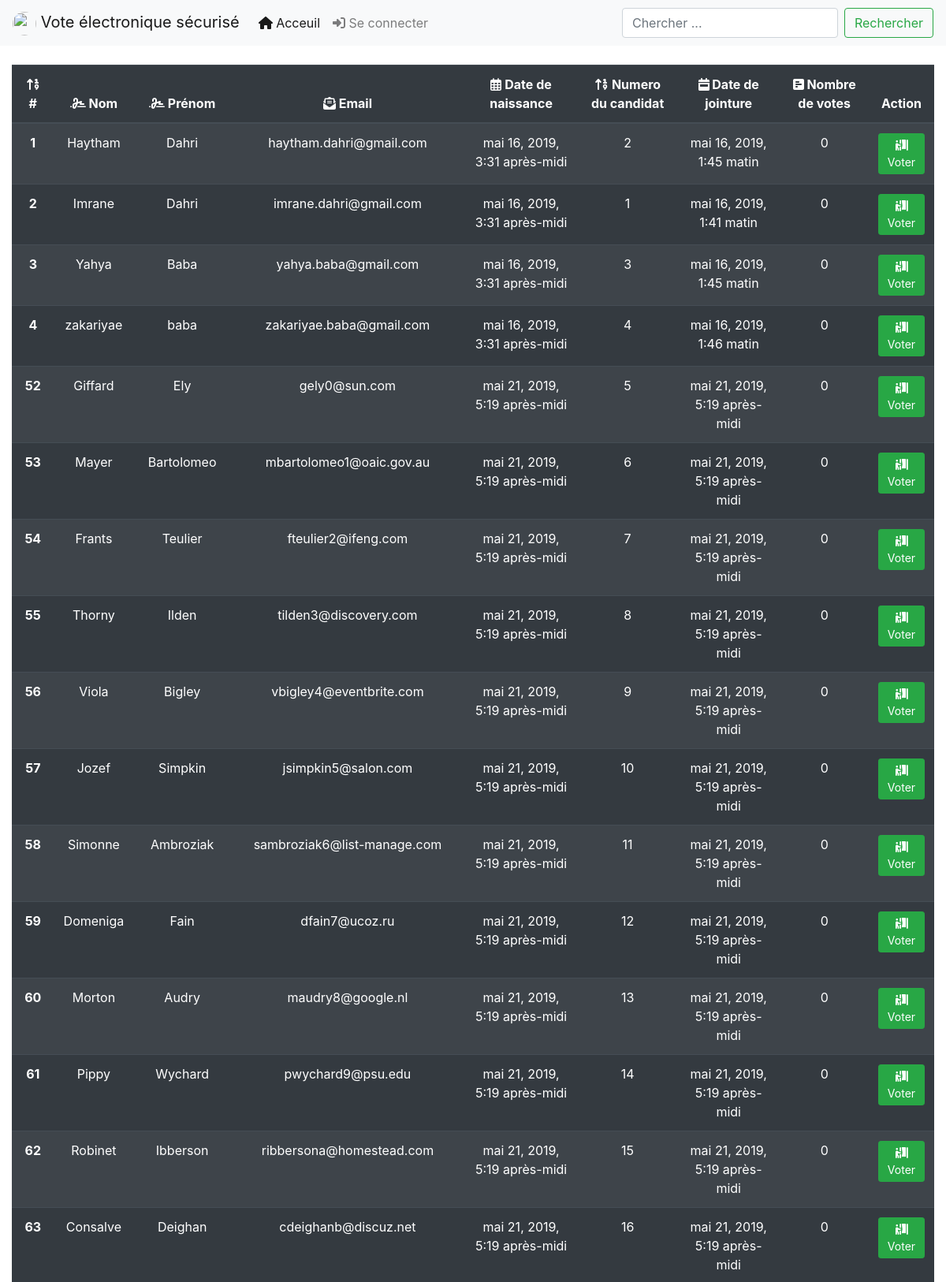
The page / (upper part) on the database its author committed.
### SecuredVote/models.py (models this page shows, shortened)
class Candidate(models.Model):
    user = models.OneToOneField(User, on_delete=models.CASCADE)
    birth_date = models.DateTimeField(default=now, null=True)
    add_date = models.DateTimeField(default=now)
    @property
    def votesCounter(self):
        counter = 0
        for vote in Vote.objects.filter(candidate_id=self.id, is_valid=True):
            counter += 1
        return counter

### SecuredVote/views.py (the view, shortened to what this page needs)
# urls.py: 2. Add a URL to urlpatterns:  path('', Home.as_view(), name='home')
class Home(View):
    def get(self, request, *args, **kwargs):
        context = dict()
        search = request.GET.get("search" or None)
        if search is not None:
            search = search.strip()
            candidates = Candidate.objects.filter(
                Q(user__first_name__contains=search) | Q(user__last_name__contains=search) |
                Q(user__username__contains=search) | Q(user__email__contains=search)
            )
        else:
            candidates = Candidate.objects.all()
        candidates = candidates.annotate(count=Count("vote__id")).order_by("-count")
        paginator = Paginator(candidates, 100)  # Show 2 candidates per page (Temprory until having a good number of candidates)
        page = request.GET.get("page")
        candidates = paginator.get_page(page)
        context["candidates"] = candidates
        return render(request, "vote/index.html", context)

### SecuredVote/forms.py
class SearchForm(forms.Form):
    search = forms.CharField(max_length=255, empty_value=False, widget=forms.TextInput(
        attrs={'class': 'form-control mr-sm-2', 'placeholder': 'Chercher ...', 'aria-label': 'Search',
               'type': 'search'}))

### SecuredVote/context_processor.py (called while the page is built)
def global_var(request):
    context = dict()
    search_form = SearchForm()
    context['search_form'] = search_form
    return context

### templates/vote/index.html (shortened to what this page needs)
{% extends 'vote/base.html' %}
{% load staticfiles %}
{% block content %}
    {% include 'vote/messages.html' %}
    <div class="table-responsive">
        <table align="center" class="table table-striped table-dark table-hover">
        <thead>
        <tr align="center">
            <th scope="col"><i class="fas fa-sort-numeric-up"></i> #</th>
            <th scope="col"><i class="fas fa-signature"></i> Nom</th>
            <th scope="col"><i class="fas fa-signature"></i> Prénom</th>
            <th scope="col"><i class="fas fa-envelope-open-text"></i> Email</th>
            <th scope="col"><i class="far fa-calendar-alt"></i> Date de naissance</th>
            <th scope="col"><i class="fas fa-sort-numeric-up"></i> Numero du candidat</th>
            <th scope="col"><i class="fas fa-calendar-week"></i> Date de jointure</th>
            <th scope="col"><i class="fas fa-poll-h"></i> Nombre de votes</th>
            <th scope="col">Action</th>
        </tr>
        </thead>
        <tbody>
        {% for candidate in candidates.object_list %}
            <tr align="center">
                <th scope="row">{{ candidate.user.pk }}</th>
                <td>{{ candidate.user.first_name }}</td>
                <td>{{ candidate.user.last_name }}</td>
                <td>{{ candidate.user.email }}</td>
                <td>{{ candidate.birth_date }}</td>
                <td>{{ candidate.pk }}</td>
                <td>{{ candidate.add_date }}</td>
                <td>{{ candidate.votesCounter }}</td>
                <td>
                    <form method="POST" action="{% url 'vote:make_vote' %}">
                        <button class="btn btn-success btn-sm"><i class="fas fa-person-booth"></i> Voter</button>
                    </form>
                </td>
            </tr>
        {% empty %}
            <tr>
                <td colspan="9" class="alert alert-warning text-center font-weight-bold">
                    <i class="fas fa-info-circle"></i> Aucun candidat n'a été trouvé!
                </td>
            </tr>
        {% endfor %}
        </tbody>
    </table>
    </div>
{% endblock %}

### rows shown on the page
Candidate: user.pk "1", user.first_name "Haytham", user.last_name "Dahri", user.email "haytham.dahri@gmail.com", birth_date "mai 16, 2019, 3:31 après-midi", pk "2", add_date "mai 16, 2019, 1:45 matin", votesCounter "0"
Candidate: user.pk "2", user.first_name "Imrane", user.last_name "Dahri", user.email "imrane.dahri@gmail.com", birth_date "mai 16, 2019, 3:31 après-midi", pk "1", add_date "mai 16, 2019, 1:41 matin", votesCounter "0"
Candidate: user.pk "3", user.first_name "Yahya", user.last_name "Baba", user.email "yahya.baba@gmail.com", birth_date "mai 16, 2019, 3:31 après-midi", pk "3", add_date "mai 16, 2019, 1:45 matin", votesCounter "0"
Candidate: user.pk "4", user.first_name "zakariyae", user.last_name "baba", user.email "zakariyae.baba@gmail.com", birth_date "mai 16, 2019, 3:31 après-midi", pk "4", add_date "mai 16, 2019, 1:46 matin", votesCounter "0"
Candidate: user.pk "52", user.first_name "Giffard", user.last_name "Ely", user.email "gely0@sun.com", birth_date "mai 21, 2019, 5:19 après-midi", pk "5", add_date "mai 21, 2019, 5:19 après-midi", votesCounter "0"
Candidate: user.pk "53", user.first_name "Mayer", user.last_name "Bartolomeo", user.email "mbartolomeo1@oaic.gov.au", birth_date "mai 21, 2019, 5:19 après-midi", pk "6", add_date "mai 21, 2019, 5:19 après-midi", votesCounter "0"
Candidate: user.pk "54", user.first_name "Frants", user.last_name "Teulier", user.email "fteulier2@ifeng.com", birth_date "mai 21, 2019, 5:19 après-midi", pk "7", add_date "mai 21, 2019, 5:19 après-midi", votesCounter "0"
Candidate: user.pk "55", user.first_name "Thorny", user.last_name "Ilden", user.email "tilden3@discovery.com", birth_date "mai 21, 2019, 5:19 après-midi", pk "8", add_date "mai 21, 2019, 5:19 après-midi", votesCounter "0"
Candidate: user.pk "56", user.first_name "Viola", user.last_name "Bigley", user.email "vbigley4@eventbrite.com", birth_date "mai 21, 2019, 5:19 après-midi", pk "9", add_date "mai 21, 2019, 5:19 après-midi", votesCounter "0"
Candidate: user.pk "57", user.first_name "Jozef", user.last_name "Simpkin", user.email "jsimpkin5@salon.com", birth_date "mai 21, 2019, 5:19 après-midi", pk "10", add_date "mai 21, 2019, 5:19 après-midi", votesCounter "0"
Candidate: user.pk "58", user.first_name "Simonne", user.last_name "Ambroziak", user.email "sambroziak6@list-manage.com", birth_date "mai 21, 2019, 5:19 après-midi", pk "11", add_date "mai 21, 2019, 5:19 après-midi", votesCounter "0"
Candidate: user.pk "59", user.first_name "Domeniga", user.last_name "Fain", user.email "dfain7@ucoz.ru", birth_date "mai 21, 2019, 5:19 après-midi", pk "12", add_date "mai 21, 2019, 5:19 après-midi", votesCounter "0"
Candidate: user.pk "60", user.first_name "Morton", user.last_name "Audry", user.email "maudry8@google.nl", birth_date "mai 21, 2019, 5:19 après-midi", pk "13", add_date "mai 21, 2019, 5:19 après-midi", votesCounter "0"
Candidate: user.pk "61", user.first_name "Pippy", user.last_name "Wychard", user.email "pwychard9@psu.edu", birth_date "mai 21, 2019, 5:19 après-midi", pk "14", add_date "mai 21, 2019, 5:19 après-midi", votesCounter "0"
Candidate: user.pk "62", user.first_name "Robinet", user.last_name "Ibberson", user.email "ribbersona@homestead.com", birth_date "mai 21, 2019, 5:19 après-midi", pk "15", add_date "mai 21, 2019, 5:19 après-midi", votesCounter "0"
Candidate: user.pk "63", user.first_name "Consalve", user.last_name "Deighan", user.email "cdeighanb@discuz.net", birth_date "mai 21, 2019, 5:19 après-midi", pk "16", add_date "mai 21, 2019, 5:19 après-midi", votesCounter "0"
